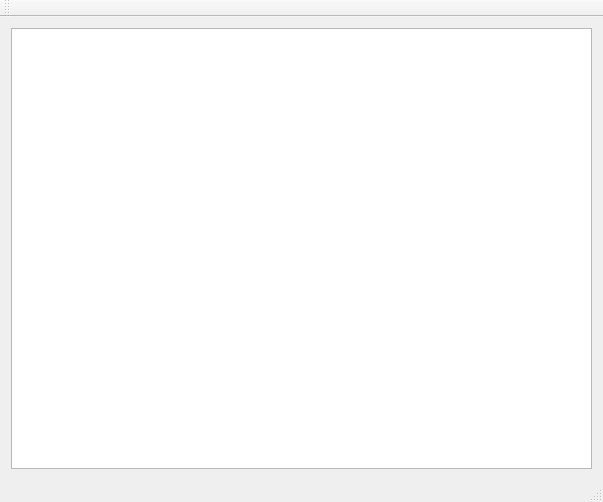
<?xml version="1.0" encoding="UTF-8"?>
<ui version="4.0">
 <class>MainWindow</class>
 <widget class="QMainWindow" name="MainWindow">
  <property name="geometry">
   <rect>
    <x>0</x>
    <y>0</y>
    <width>603</width>
    <height>502</height>
   </rect>
  </property>
  <property name="windowTitle">
   <string>MainWindow</string>
  </property>
  <widget class="QWidget" name="centralWidget">
   <layout class="QGridLayout" name="gridLayout">
    <item row="0" column="0">
     <widget class="QEnhancedGraphicsView" name="graphicsView"/>
    </item>
   </layout>
  </widget>
  <widget class="QMenuBar" name="menuBar">
   <property name="geometry">
    <rect>
     <x>0</x>
     <y>0</y>
     <width>603</width>
     <height>22</height>
    </rect>
   </property>
  </widget>
  <widget class="QToolBar" name="mainToolBar">
   <attribute name="toolBarArea">
    <enum>TopToolBarArea</enum>
   </attribute>
   <attribute name="toolBarBreak">
    <bool>false</bool>
   </attribute>
  </widget>
  <widget class="QStatusBar" name="statusBar"/>
 </widget>
 <layoutdefault spacing="6" margin="11"/>
 <customwidgets>
  <customwidget>
   <class>QEnhancedGraphicsView</class>
   <extends>QGraphicsView</extends>
   <header>qenhancedgraphicsview.h</header>
  </customwidget>
 </customwidgets>
 <resources/>
 <connections/>
</ui>
